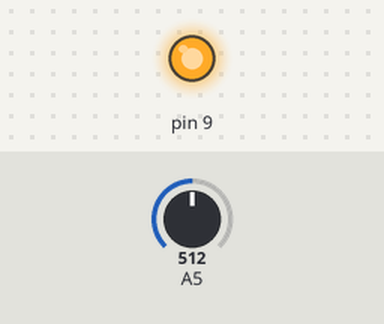
Bench run of a sketch on a simulated Arduino Uno, built with avr-gcc and run on an emulated ATmega328P. Parts: output pins drawn as LEDs (lit = HIGH). Inputs (shaded band) come from the test bench; at power-on: A5 = 512.

Above: at 1.2 s.
1.3 s: A5 set to 122
At 2.2 s:
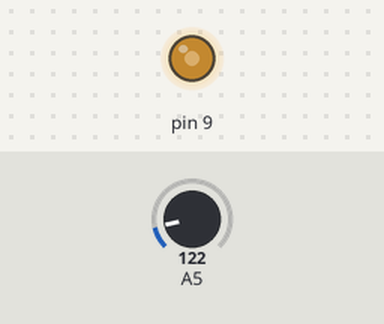
2.8 s: A5 set to 0
At 3.3 s:
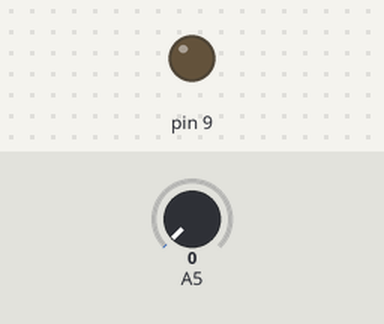
4.3 s: A5 set to 306
At 5.7 s:
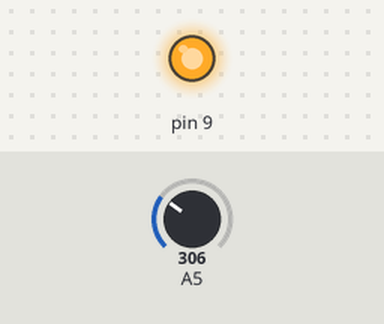
Timing chart, 0 to 7.3 s (numbered marks = the images above; inputs shaded):
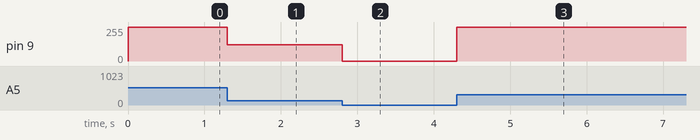

Measured:
- after the input at 1.3 s, pin 9: 255/255 → 122/255 at once
- after the input at 2.8 s, pin 9: 122/255 → 0/255 at once
- after the input at 4.3 s, pin 9: 0/255 → 255/255 at once

The sketch:

Puertas_analogicas.ino
```cpp
void setup() {
  // put your setup code here, to run once:

}

void loop() {
  int lectura = analogRead(A5) ;
  analogWrite(9,lectura);
}
```
